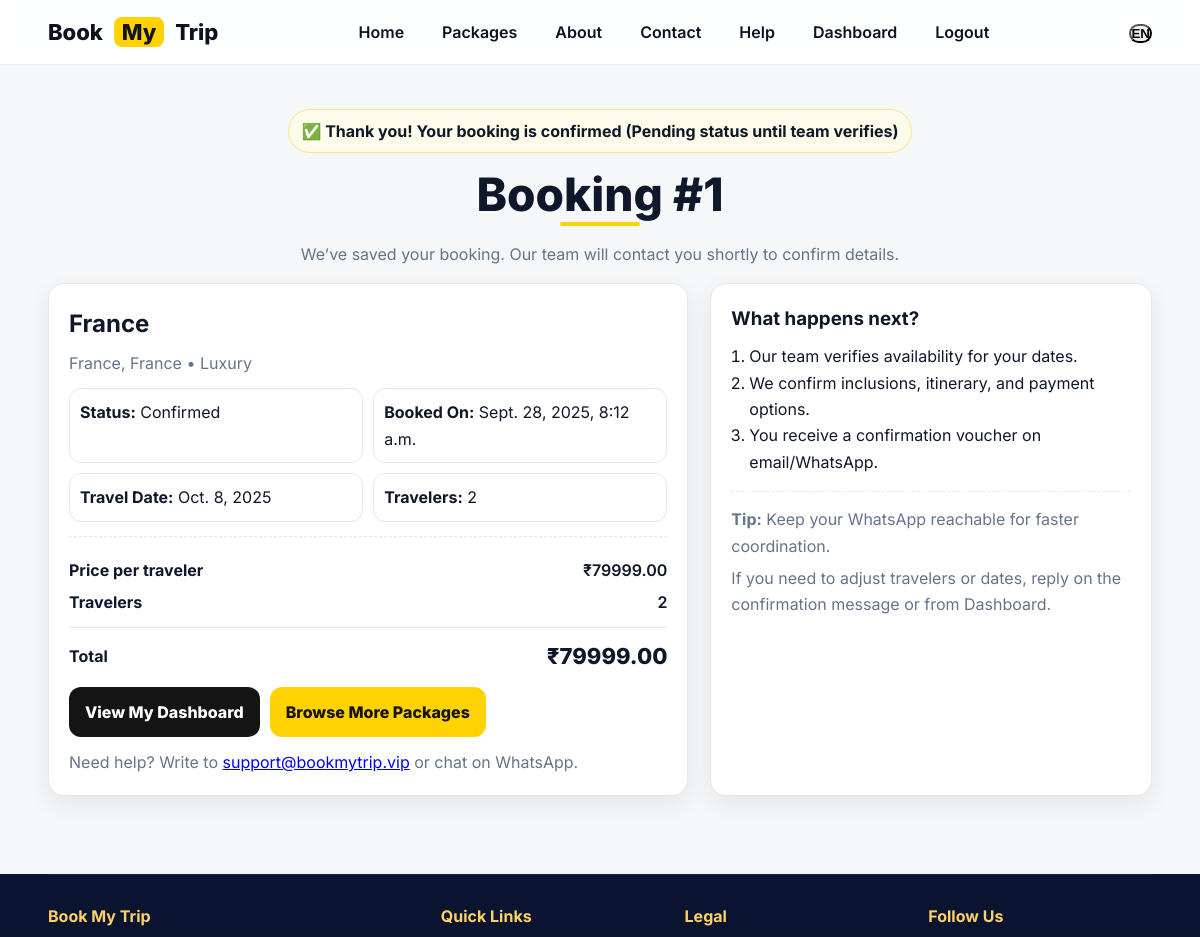
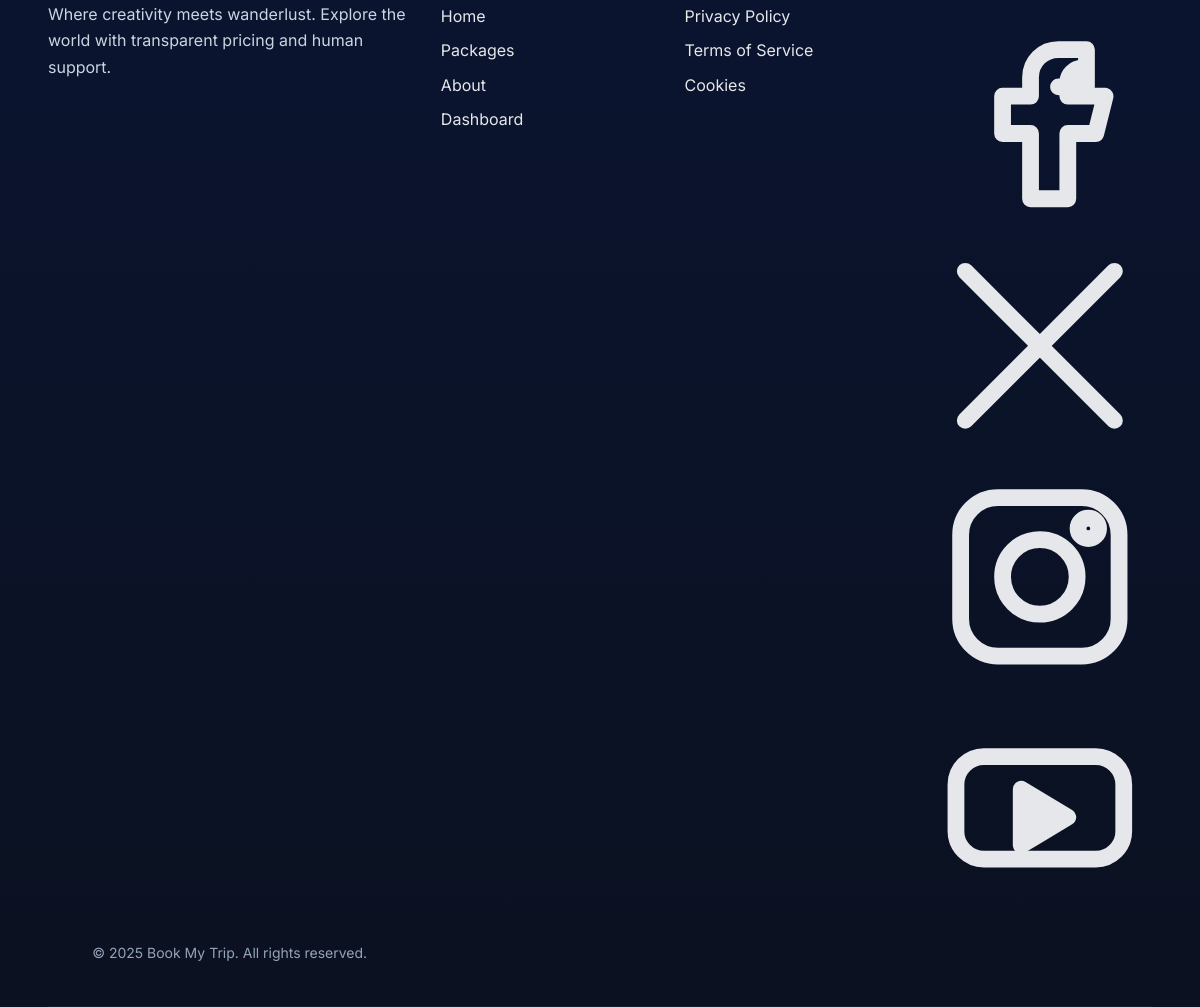
Page /booking/thanks/1/ (signed in) on the committed database (2 pictures, top to bottom).
### hello/models.py (models this page shows, shortened)
class Booking(models.Model):
    STATUS_CHOICES = [
        ('PENDING', 'Pending'),
        ('CONFIRMED', 'Confirmed'),
        ('CANCELLED', 'Cancelled'),
        ('COMPLETED', 'Completed'),
    ]
    user = models.ForeignKey(User, on_delete=models.CASCADE, related_name="bookings")
    package = models.ForeignKey(Package, on_delete=models.PROTECT, related_name="bookings")
    booking_date = models.DateTimeField(auto_now_add=True)
    travel_date = models.DateField()
    number_of_people = models.PositiveIntegerField(validators=[MinValueValidator(1)])
    total_price = models.DecimalField(max_digits=10, decimal_places=2, validators=[MinValueValidator(Decimal('0'))])
    status = models.CharField(max_length=10, choices=STATUS_CHOICES, default='PENDING')
    class Meta:
        ordering = ['-booking_date']
        verbose_name_plural = "Bookings"
        indexes = [
            models.Index(fields=['status']),
            models.Index(fields=['travel_date']),
            models.Index(fields=['booking_date']),
        ]
        constraints = [
            models.CheckConstraint(check=models.Q(number_of_people__gte=1), name="booking_people_gte_1"),
            models.CheckConstraint(check=models.Q(total_price__gte=0), name="booking_total_price_gte_0"),
        ]

class Package(models.Model):
    CATEGORY_CHOICES = [
        ('adventure', 'Adventure'),
        ('beach', 'Beach'),
        ('city', 'City'),
        ('cultural', 'Cultural'),
        ('luxury', 'Luxury'),
        ('family', 'Family'),
        ('honeymoon', 'Honeymoon'),
        ('other', 'Other'),
    ]
    title = models.CharField(max_length=200)
    slug = models.SlugField(max_length=220, unique=True, help_text="Used in the package URL.")
    destination = models.ForeignKey('Destination', on_delete=models.CASCADE, related_name="packages")
    category = models.CharField(max_length=20, choices=CATEGORY_CHOICES)
    description = models.TextField()
    image = models.ImageField(upload_to='packages/', blank=True, null=True)
    price = models.DecimalField(max_digits=10, decimal_places=2, validators=[MinValueValidator(Decimal('0'))])
    is_available = models.BooleanField(default=True)
    created_at = models.DateTimeField(auto_now_add=True)
    class Meta:
        ordering = ['-created_at']
        verbose_name_plural = "Packages"
        indexes = [
            models.Index(fields=['slug']),
            models.Index(fields=['category', 'is_available']),
        ]

class Destination(models.Model):
    name = models.CharField(max_length=200)
    country = models.CharField(max_length=100)
    description = models.TextField()
    image = models.ImageField(upload_to='destinations/', blank=True, null=True)
    added_date = models.DateTimeField(auto_now_add=True)
    class Meta:
        ordering = ['-added_date']
        verbose_name_plural = "Destinations"

### hello/views.py (the view)
# urls.py: path("booking/thanks/<int:booking_id>/", views.booking_thanks, name="booking_thanks"),
@login_required(login_url="/login/")
def booking_thanks(request, booking_id):
    booking = get_object_or_404(
        Booking.objects.select_related("package", "package__destination"),
        id=booking_id,
        user=request.user
    )
    return render(request, "hello/booking_thanks.html", {"booking": booking})

### hello/templates/hello/booking_thanks.html (shortened to what this page needs)
<!DOCTYPE html>
<html lang="en">
<head>
</head>
<body>
  {% include "hello/partials/header.html" %}
  <main>
    <section class="container section">
      <div style="text-align:center;margin-bottom:16px">
        <span class="pill success">✅ Thank you! Your booking is confirmed (Pending status until team verifies)</span>
      </div>
      <h1 class="page-heading">Booking #{{ booking.id }}</h1>
      <p class="sub">We’ve saved your booking. Our team will contact you shortly to confirm details.</p>
      <div class="wrap">
        <div class="card">
          <div class="card-body">
            <h2 style="margin:0 0 6px">{{ booking.package.title }}</h2>
            <p class="muted" style="margin:0 0 12px">
              {{ booking.package.destination.name }}, {{ booking.package.destination.country }} • {{ booking.package.get_category_display }}
            </p>
            <div class="small-meta">
              <div class="small-box"><b>Status:</b> {{ booking.get_status_display }}</div>
              <div class="small-box"><b>Booked On:</b> {{ booking.booking_date }}</div>
              <div class="small-box"><b>Travel Date:</b> {{ booking.travel_date }}</div>
              <div class="small-box"><b>Travelers:</b> {{ booking.number_of_people }}</div>
            </div>
            <div class="summary">
              <div class="sum-line"><span class="label">Price per traveler</span><span class="value">₹{{ booking.package.price }}</span></div>
              <div class="sum-line"><span class="label">Travelers</span><span class="value">{{ booking.number_of_people }}</span></div>
              <div class="big-total"><span class="label">Total</span><span class="value">₹{{ booking.total_price }}</span></div>
            </div>
            <div class="buttons">
              <a class="btn primary" href="{% url 'dashboard' %}">View My Dashboard</a>
              <a class="btn alt" href="{% url 'packages' %}">Browse More Packages</a>
            </div>
            <p class="muted" style="margin-top:12px">Need help? Write to <a href="mailto:support@bookmytrip.vip">support@bookmytrip.vip</a> or chat on WhatsApp.</p>
          </div>
        </div>
        <aside class="card">
          <div class="card-body">
            <h3 style="margin:0 0 8px">What happens next?</h3>
            <ol style="margin-left:18px">
              <li>Our team verifies availability for your dates.</li>
              <li>We confirm inclusions, itinerary, and payment options.</li>
              <li>You receive a confirmation voucher on email/WhatsApp.</li>
            </ol>
            <div class="summary" style="margin-top:16px">
              <p class="muted" style="margin:0 0 6px"><b>Tip:</b> Keep your WhatsApp reachable for faster coordination.</p>
              <p class="muted" style="margin:0">If you need to adjust travelers or dates, reply on the confirmation message or from Dashboard.</p>
            </div>
          </div>
        </aside>
      </div>
    </section>
  </main>
  {% include "hello/partials/footer.html" %}
</body>
</html>

### hello/templates/hello/booking_thanks.html (style rules this page uses)
:root { --bg:#f6f7f8; --ink:#0f172a; --muted:#64748b; --line:#e5e7eb; --brand:#ffd200; --brand-d:#141414; --card:#fff; }
* { box-sizing:border-box;margin:0;padding:0 }
body { margin:0;background:var(--bg);color:var(--ink);font-family:Inter,system-ui,-apple-system,Segoe UI,Roboto,Arial;line-height:1.65 }
.container { width:min(1180px,92%);margin:auto }
.section { padding:44px 0 }
.page-heading { text-align:center;font-size:46px;font-weight:800;margin-bottom:15px;line-height:1.1;position:relative }
.page-heading::after { content:"";display:block;width:80px;height:4px;background:var(--brand);margin:2px auto 0;border-radius:2px }
.sub { color:var(--muted);margin-bottom:16px;text-align:center }
.wrap { display:grid;grid-template-columns:1.45fr 1fr;gap:22px }
.card { background:var(--card);border:1px solid var(--line);border-radius:16px;box-shadow:0 8px 22px rgba(15,23,42,.08) }
.card-body { padding:20px }
.pill { display:inline-flex;align-items:center;gap:8px;background:#fff;border:1px solid var(--line);border-radius:999px;padding:8px 12px;font-weight:700 }
.pill.success { background:#fffbea;border-color:#fde68a }
.muted { color:var(--muted) }
.summary { margin-top:14px;border-top:1px dashed var(--line);padding-top:14px }
.sum-line { display:flex;justify-content:space-between;gap:10px;margin:6px 0 }
.label { font-weight:700 }
.value { font-weight:600 }
.big-total { display:flex;justify-content:space-between;align-items:center;margin-top:12px;padding-top:10px;border-top:1px solid var(--line) }
.big-total .value { font-size:22px;font-weight:800 }
.btn { display:inline-flex;align-items:center;gap:8px;font-weight:800;border-radius:12px;cursor:pointer;text-decoration:none }
.btn.primary { background:var(--brand-d);color:#fff;border:0;padding:12px 16px }
.btn.alt { background:var(--brand);color:var(--brand-d);border:0;padding:12px 16px }
.buttons { display:flex;gap:10px;flex-wrap:wrap;margin-top:12px }
.small-meta { display:grid;grid-template-columns:repeat(auto-fit,minmax(220px,1fr));gap:10px;margin-top:10px }
.small-box { border:1px solid var(--line);border-radius:12px;padding:10px;background:#fff }

### rows in the picture
Booking: id "1", package "France", package.destination.name "France", package.destination.country "France", package.category "Luxury", status "Confirmed", booking_date "Sept. 28, 2025, 8:12 a.m.", travel_date "Oct. 8, 2025", number_of_people "2", package.price "79999.00", total_price "79999.00"
